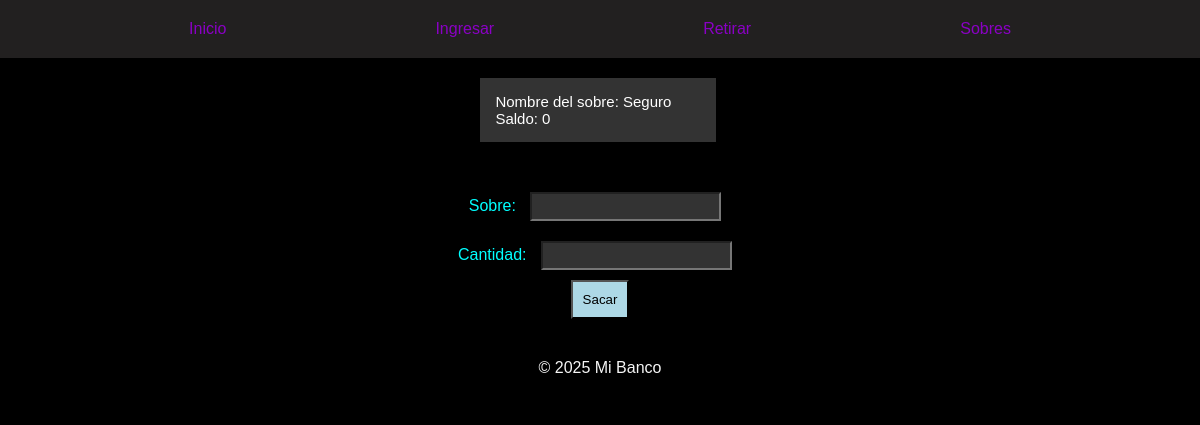
Before: /retirar/ with the older database file.
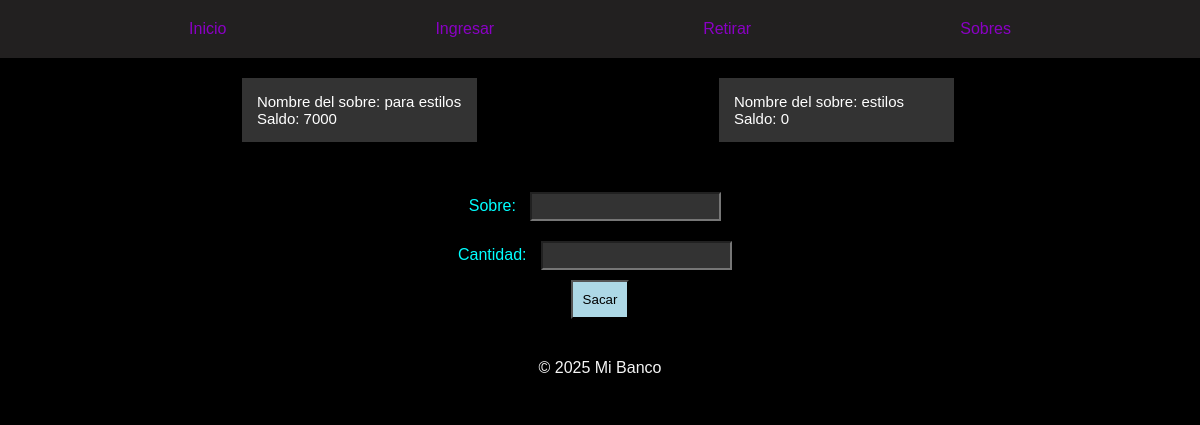
After: the same page with the newer database file.
### menu/models.py (models this page shows, shortened)
class sobres (models.Model):
    nombre= models.CharField (max_length=300)
    saldo= models.IntegerField(default=0,validators=[MinValueValidator(0)])
    limite= models.IntegerField(default=0,validators=[MinValueValidator(0)])
    activo= models.BooleanField(default=True)
    porcentaje =  models.IntegerField(default=0,validators=[MinValueValidator(0)],)

### menu/views.py (the view)
# urls.py: path('retirar/', views.retirar, name="retirar"),#Barra lateral puesto 3
def retirar(request):
    todosSobres = sobreModels.objects.all()
    return render(request,'retirar/retirar.html',{
        'forms' : sacarDinero,
        'sobres': todosSobres
    })

### menu/templates/retirar/retirar.html (shortened to what this page needs)
{% extends 'layout/lateral.html' %}
{% load static %}
{% block content %}
{% if sobres %}
<div class="presentacionRetiro">
    {% for sobre in sobres %}
    <div class="presentacionRetiroHijo">
        <p>
            Nombre del sobre:
            {{ sobre.nombre }} <br>
            Saldo:
            {{ sobre.saldo }}
        </p>
    </div>
    {% endfor %}
</div>
<div class="retiro">
    <form action="{% url 'retirarConfirmacion' %}" method="post">
        {{forms}}
        <button type="submit">Sacar</button>
    </form>
</div>
{% else %}
<div class="faltaIngreso">
    <h1>No hay ningun sobre del que retirar</h1>
</div>
{% endif %}
{% endblock %}

Changed rows visible on the page:
removed sobres: nombre "Seguro", saldo "0"
added sobres: nombre "para estilos", saldo "7000"
added sobres: nombre "estilos", saldo "0"
